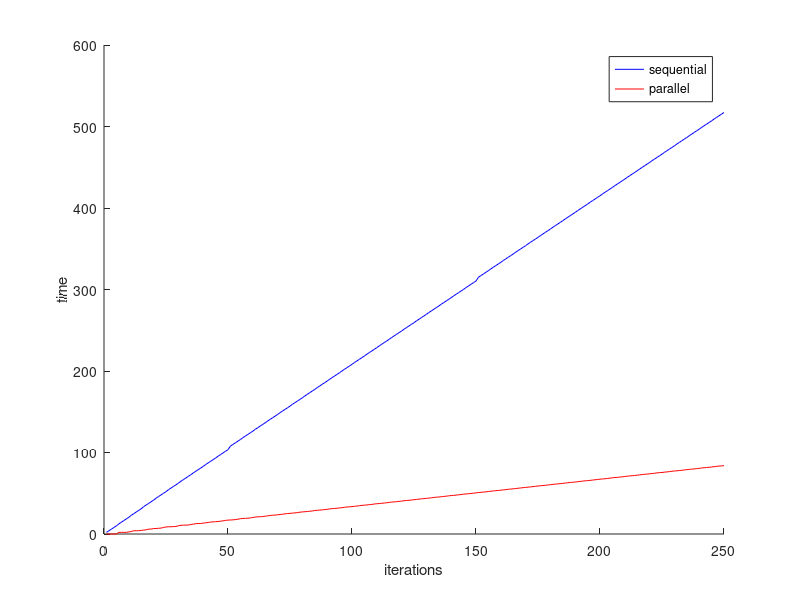

MATLAB code for this plot:
function plotme()

seq = load('sequential_time_data.csv');
mpi = load('mpi_time_data.csv');

seq_y = mean(seq, 1);
mpi_y = mean(mpi, 1);
x = 1:250;

clf;
hold on;
plot(x, seq_y, 'b');
plot(x, mpi_y, 'r');
legend('sequential', 'parallel')
xlabel('iterations')
ylabel('time')
